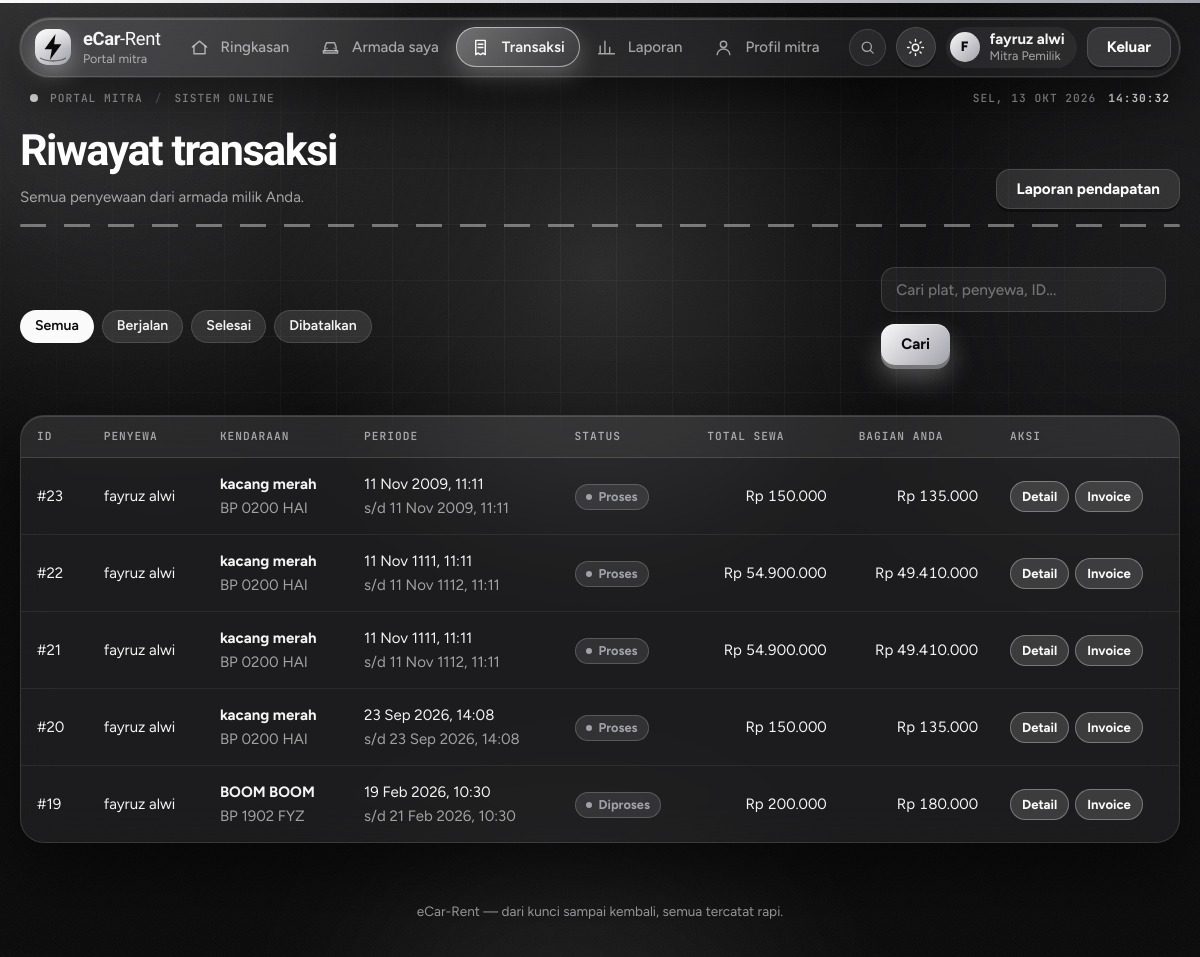
Page /public/dashboard/owner_transaksi.php (signed in) on the committed database.
### tables this page shows
CREATE TABLE `tb_rental` (
  `id_rental` int(11) NOT NULL,
  `id_pelanggan` int(11) NOT NULL,
  `plat_mobil` varchar(20) NOT NULL,
  `status_rental` varchar(50) NOT NULL,
  `waktu_pinjam` datetime NOT NULL,
  `waktu_kembali` datetime NOT NULL,
  `harga_rental` decimal(10,2) NOT NULL,
  `total_harga` decimal(10,2) NOT NULL,
  `denda` decimal(10,2) NOT NULL DEFAULT 0.00
);

CREATE TABLE `tb_pelanggan` (
  `id_pelanggan` int(11) NOT NULL,
  `nik_pelanggan` varchar(30) NOT NULL,
  `nama` varchar(100) NOT NULL,
  `email` varchar(100) NOT NULL,
  `password` varchar(255) NOT NULL,
  `no_hp` varchar(15) NOT NULL,
  `alamat` text NOT NULL,
  `saldo` decimal(10,2) NOT NULL DEFAULT 0.00,
  `status_verifikasi` varchar(50) NOT NULL,
  `ktp_pelanggan` longblob NOT NULL
);

CREATE TABLE `tb_mobil` (
  `plat_mobil` varchar(20) NOT NULL,
  `id_pemilik` int(11) NOT NULL,
  `merk` varchar(50) NOT NULL,
  `tipe` varchar(50) NOT NULL,
  `status` varchar(50) NOT NULL,
  `status_persetujuan` varchar(30) NOT NULL DEFAULT 'Disetujui',
  `tahun` int(4) NOT NULL,
  `kondisi_mobil` text NOT NULL,
  `riwayat_kerusakan` text NOT NULL,
  `foto` longblob NOT NULL,
  `harga_rental` decimal(12,2) NOT NULL DEFAULT 0.00
);

### public/dashboard/owner_lib.php (called while the page is built, shortened)
<?php
include_once(__DIR__ . '/../../config/guard.php');
include_once(__DIR__ . '/../../config/koneksi.php');
include_once(__DIR__ . '/../../config/aturan.php');
function owner_data($kon) {
    $stmt = mysqli_prepare($kon, 'SELECT * FROM tb_pemilik_mobil WHERE id_user = ? LIMIT 1');
    $uid = (int)($_SESSION['user_id'] ?? 0);
    mysqli_stmt_bind_param($stmt, 'i', $uid);
    mysqli_stmt_execute($stmt);
    $row = mysqli_fetch_assoc(mysqli_stmt_get_result($stmt));
    return $row ?: null;
}
$owner = owner_data($kon);
$owner_id = (int)($owner['id_pemilik'] ?? 0);
$nama = $owner['nama'] ?? ($_SESSION['nama'] ?? $_SESSION['username'] ?? 'Owner');
    ob_start(); ?>

### config/guard.php (called while the page is built, shortened)
<?php
function esc($v) { return htmlspecialchars((string)$v, ENT_QUOTES, 'UTF-8'); }
function fmt_rp($n) { return 'Rp ' . number_format((float)$n, 0, ',', '.'); }
function fmt_tgl($t) {
    $ts = strtotime((string)$t);
    return $ts ? date('d M Y, H:i', $ts) : '-';
}
function jalankan($kon, $sql, $tipe = '', array $param = []) {
    $stmt = mysqli_prepare($kon, $sql);
    if ($tipe !== '') { mysqli_stmt_bind_param($stmt, $tipe, ...$param); }
    if (!mysqli_stmt_execute($stmt)) { return false; }
    return mysqli_stmt_get_result($stmt);
}

### config/aturan.php (called while the page is built, shortened)
<?php
function bagian_pemilik($total) { return (float)$total * (1 - KOMISI_PLATFORM); }

### public/dashboard/owner_transaksi.php (the view, shortened to what this page needs)
<?php
include 'owner_lib.php';
$filter = strtolower(trim($_GET['status'] ?? ''));
$cari = trim($_GET['cari'] ?? '');
$data = false;
if ($owner_id) {
    $kondisi = ['m.id_pemilik = ?']; $tipe = 'i'; $param = [$owner_id];
    $data = jalankan($kon, 'SELECT r.*, p.nama AS nama_pelanggan, m.merk, m.tipe FROM tb_rental r INNER JOIN tb_mobil m ON m.plat_mobil = r.plat_mobil LEFT JOIN tb_pelanggan p ON p.id_pelanggan = r.id_pelanggan WHERE ' . implode(' AND ', $kondisi) . ' ORDER BY r.id_rental DESC', $tipe, $param);
}
$link = '?' . ($cari !== '' ? 'cari=' . urlencode($cari) . '&amp;' : '');
$owner_page = 'transaksi'; $owner_title = 'Riwayat Transaksi'; include 'owner_header.php';
?>
<div class="page-head"><div><h1>Riwayat transaksi</h1><p>Semua penyewaan dari armada milik Anda.</p></div><a class="btn secondary" href="owner_laporan.php">Laporan pendapatan</a></div>
<?php if (!$owner_id): ?><div class="alert alert--bad">Akun owner belum terhubung dengan data pemilik mobil.</div><?php else: ?>
<div class="panel-head">
    <div class="chips" aria-label="Filter status">
        <?php foreach (['' => 'Semua', 'jalan' => 'Berjalan', 'selesai' => 'Selesai', 'batal' => 'Dibatalkan'] as $k => $lbl): ?>
            <a class="chip<?php echo $filter === $k ? ' is-on' : ''; ?>" href="<?php echo $link . ($k !== '' ? 'status=' . $k : ''); ?>"><?php echo esc($lbl); ?></a>
        <?php endforeach; ?>
    </div>
    <form method="get" class="searchbar">
        <input type="text" name="cari" value="<?php echo esc($cari); ?>" placeholder="Cari plat, penyewa, ID..." aria-label="Cari transaksi">
        <button type="submit">Cari</button>
    </form>
</div>
<div class="table-wrap"><table>
    <tr><th>ID</th><th>Penyewa</th><th>Kendaraan</th><th>Periode</th><th>Status</th><th>Total sewa</th><th>Bagian Anda</th><th>Aksi</th></tr>
    <?php if ($data && mysqli_num_rows($data)): while ($r = mysqli_fetch_assoc($data)): ?>
    <tr>
        <td>#<?php echo (int)$r['id_rental']; ?></td>
        <td><?php echo esc($r['nama_pelanggan'] ?? '-'); ?></td>
        <td><strong><?php echo esc(trim($r['merk'] . ' ' . $r['tipe'])); ?></strong><br><span class="muted"><?php echo esc($r['plat_mobil']); ?></span></td>
        <td><?php echo esc(fmt_tgl($r['waktu_pinjam'])); ?><br><span class="muted">s/d <?php echo esc(fmt_tgl($r['waktu_kembali'])); ?></span></td>
        <td><span class="status"><?php echo esc($r['status_rental']); ?></span></td>
        <td class="num"><?php echo fmt_rp($r['total_harga']); ?></td>
        <td class="num"><?php echo fmt_rp(bagian_pemilik($r['total_harga'])); ?></td>
        <td><a href="owner_detail_rental.php?id=<?php echo (int)$r['id_rental']; ?>">Detail</a> <a href="owner_invoice.php?id=<?php echo (int)$r['id_rental']; ?>">Invoice</a></td>
    </tr>
    <?php endwhile; else: ?><tr><td colspan="8">Tidak ada transaksi yang cocok.</td></tr><?php endif; ?>
</table></div>
<?php endif; ?>
<?php include 'owner_footer.php'; ?>

### public/dashboard/owner_header.php (shortened to what this page needs)
<?php
function owner_nav_escape($v){return htmlspecialchars((string)$v,ENT_QUOTES,'UTF-8');}
?>
<!DOCTYPE html>
<html lang="id">
<head>
<link rel="stylesheet" href="../assets/app.css?v=2040">
</head>
<body data-role="owner" data-pub="../" data-user="<?php echo owner_nav_escape($nama); ?>">
<main>

### public/dashboard/owner_footer.php
</main>
</body>
</html>

### rows in the picture
tb_rental: id_rental "23", id_pelanggan.nama "fayruz alwi", plat_mobil.tipe "kacang merah", plat_mobil "BP 0200 HAI", waktu_pinjam "11 Nov 2009, 11:11", waktu_kembali "11 Nov 2009, 11:11", status_rental "Proses", total_harga "Rp 150.000", total_harga "Rp 135.000"
tb_rental: id_rental "22", id_pelanggan.nama "fayruz alwi", plat_mobil.tipe "kacang merah", plat_mobil "BP 0200 HAI", waktu_pinjam "11 Nov 1111, 11:11", waktu_kembali "11 Nov 1112, 11:11", status_rental "Proses", total_harga "Rp 54.900.000", total_harga "Rp 49.410.000"
tb_rental: id_rental "21", id_pelanggan.nama "fayruz alwi", plat_mobil.tipe "kacang merah", plat_mobil "BP 0200 HAI", waktu_pinjam "11 Nov 1111, 11:11", waktu_kembali "11 Nov 1112, 11:11", status_rental "Proses", total_harga "Rp 54.900.000", total_harga "Rp 49.410.000"
tb_rental: id_rental "20", id_pelanggan.nama "fayruz alwi", plat_mobil.tipe "kacang merah", plat_mobil "BP 0200 HAI", waktu_pinjam "23 Sep 2026, 14:08", waktu_kembali "23 Sep 2026, 14:08", status_rental "Proses", total_harga "Rp 150.000", total_harga "Rp 135.000"
tb_rental: id_rental "19", id_pelanggan.nama "fayruz alwi", plat_mobil.tipe "BOOM BOOM", plat_mobil "BP 1902 FYZ", waktu_pinjam "19 Feb 2026, 10:30", waktu_kembali "21 Feb 2026, 10:30", status_rental "Diproses", total_harga "Rp 200.000", total_harga "Rp 180.000"

### other values in the picture
$lbl "Semua"
$lbl "Berjalan"
$lbl "Selesai"
$lbl "Dibatalkan"
